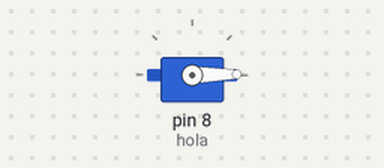
A sketch run on a simulated Arduino Uno, built with avr-gcc and run on an emulated ATmega328P. Shown: servo.

Above: at 0.05 s.
At 2.65 s:
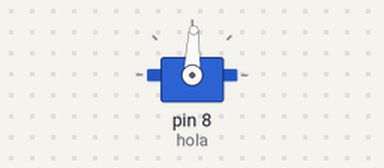
At 5.25 s:
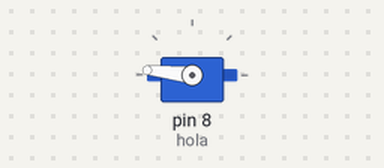
At 10.45 s:
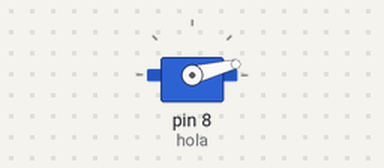
Timing chart, 0 to 14.2 s (numbered marks = the images above):
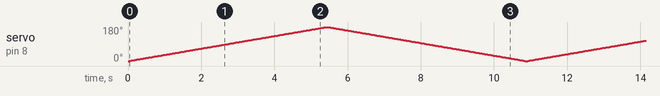

The sketch:

for_servo.ino
```cpp
#include <Servo.h>
Servo hola;
void setup() {

hola.attach(8);
}

void loop() {
for(int m=0;m<=180;m++){
  hola.write(m);
  delay(30);
}for(int m=180;m>=0;m--){
  hola.write(m);
  delay(30);
}

}
```
